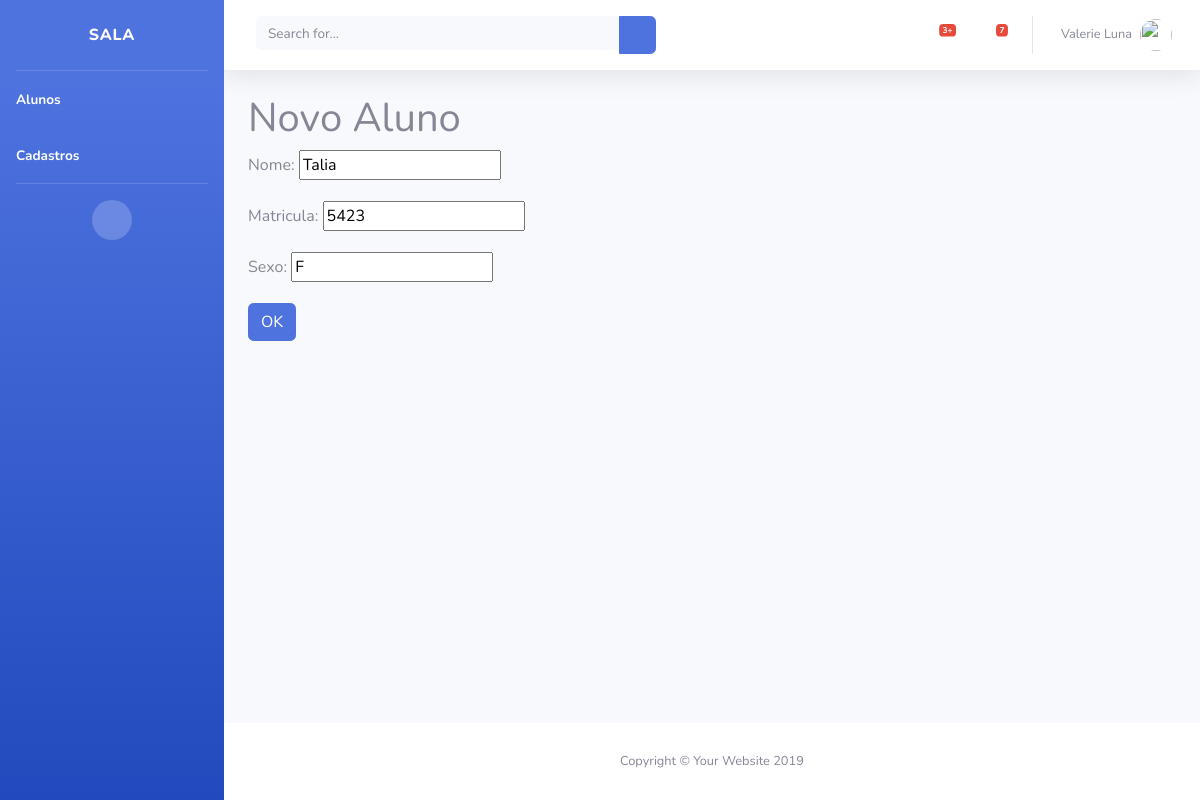
/aula/aluno/editar/8, run on the app's committed database.
### aula/models.py (models this page shows, shortened)
class Aluno(models.Model):
    nome = models.CharField(max_length=50)
    matricula = models.IntegerField()
    sexo = models.CharField(max_length=1)

### aula/views.py (the view)
# urls.py: path('aluno/editar/<int:id>', views.editar),
def editar(request,id):
    if(request.method=='POST'):
        aluno = Aluno.objects.get(pk=id)
        form = AlunoForm(request.POST, instance = aluno)
        if form.is_valid():
            form.save()
            return redirect('/aula/aluno/list')
        else:
            return render(request,'aluno/editar.html',{'form':form, 'id':id})
    else:
        aluno = Aluno.objects.get(pk=id)
        form = AlunoForm(instance=aluno)
        return render(request,'aluno/editar.html',{'form':form, 'id':id})

### aula/forms.py
class AlunoForm(ModelForm):
    class Meta:
        model = Aluno
        fields = '__all__'

### aula/templates/aluno/editar.html (shortened to what this page needs)
{% extends 'base.html' %}
{% block conteudo %}
<h1>Novo Aluno</h1>
<div class="row">
    <div class="col-lg-6">
        <form action="/aula/aluno/editar/{{id}}" method="post">
            <div class="form-group">
                <label for="{{form.nome.id_for_label}}">Nome:</label>
                {{form.nome}}
            </div>
            <div class="form-group">
                <label for="{{form.matricula.id_for_label}}">Matricula:</label>
                {{form.matricula}}
            </div>
            <div class="form-group">
                <label for="{{form.sexo.id_for_label}}">Sexo:</label>
                {{form.sexo}}
            </div>
            <button type="submit" class="btn btn-primary">OK</button>
        </form>
    </div>
</div>
{% endblock %}

### data on the page
Aluno: nome "Talia", matricula "5423", sexo "F"
